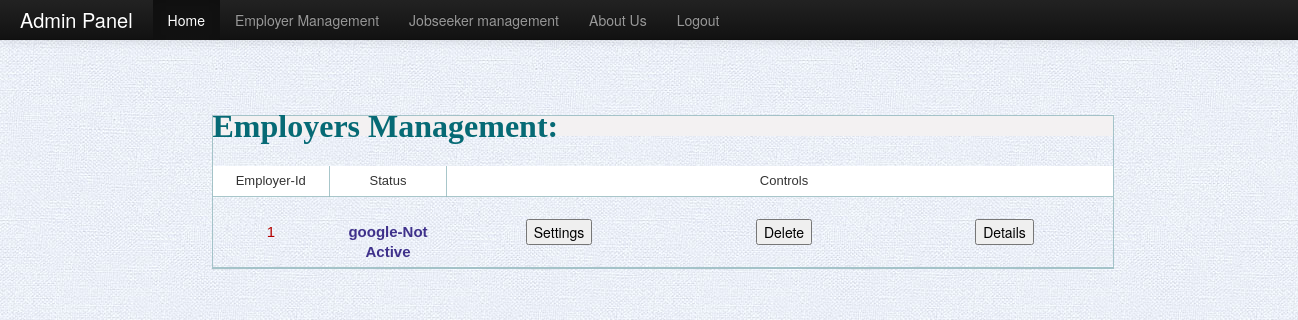
/admin/employer.php, run on the app's committed database.
### tables this page shows
CREATE TABLE `employers` (
  `er_id` int(6) NOT NULL,
  `er_company` varchar(128) NOT NULL,
  `er_companytype` varchar(128) NOT NULL,
  `er_sector` varchar(128) NOT NULL,
  `er_category` varchar(128) NOT NULL,
  `er_companyemail` varchar(64) NOT NULL,
  `er_password` varchar(64) NOT NULL,
  `er_address` varchar(255) NOT NULL,
  `er_city` varchar(128) NOT NULL,
  `er_state` varchar(64) NOT NULL,
  `er_country` varchar(128) NOT NULL,
  `er_website` varchar(128) NOT NULL,
  `er_TCCode` varchar(64) NOT NULL,
  `er_TACode` varchar(64) NOT NULL,
  `er_TNumber` varchar(64) NOT NULL,
  `er_title` varchar(64) NOT NULL,
  `er_fname` varchar(64) NOT NULL,
  `er_lname` varchar(64) NOT NULL,
  `er_designation` varchar(64) NOT NULL,
  `er_contactemail` varchar(64) NOT NULL,
  `er_MCCode` varchar(64) NOT NULL,
  `er_MNumber` varchar(64) NOT NULL,
  `er_active` int(1) NOT NULL
);

### admin/employer.php (the view, shortened to what this page needs)
<?php
$dbc = @mysqli_connect(DATABASE_HOST, DATABASE_USER, DATABASE_PASSWORD,DATABASE_NAME);
?>
<!DOCTYPE html PUBLIC "-//W3C//DTD XHTML 1.0 Transitional//EN" "http://www.w3.org/TR/xhtml1/DTD/xhtml1-transitional.dtd">
<html xmlns="http://www.w3.org/1999/xhtml">
<head>
<link rel="stylesheet" type="text/css" href="css/style.css" />
 <link href="css/bootstrap.css" rel="stylesheet">
 <link href="css/bootstrap-responsive.css" rel="stylesheet">
</head>
<body>
  <div class="navbar navbar-inverse navbar-fixed-top">
      <div class="navbar-inner">
        <div class="container-fluid">
          <a class="brand" href="#">Admin Panel</a>
          <div class="nav-collapse collapse">
            <ul class="nav">
              <li class="active"><a href="home.php">Home</a></li>
              <li><a href="employer.php">Employer Management</a></li>
              <li><a href="jobseeker.php">Jobseeker management</a></li>
              <li><a href="">About Us</a><li>
              <li><a href="logout.php">Logout</a></li>
            </ul>
          </div>
        </div>
      </div>
    </div>
    <p>&nbsp;</p>
<p>&nbsp;</p>
<p>&nbsp;</p>
<div id="reg_maindiv">
<div class="container">
<div class="advanced_search_div" align="center">
<div style="width:900px; height:auto; margin:10px 0 0 35px; font-family:Arial; font-size:13px; border:1px solid rgba(147, 184, 189,0.8);" align="center">
      <table width="100%" cellpadding="5" cellspacing="0" align="center">
      <div style=" font-family:'Palatino Linotype', 'Book Antiqua', Palatino, serif; font-size:32px; font-weight:bold; background-color:#F3F1F2; color:rgb(6, 106, 117)" align="left">Employers Management:</div>
       <p>&nbsp;</p>
        <tr style="background:#FFFFFF;">
          <td width="13%"  style="border-right:1px solid rgba(147, 184, 189,0.8); border-bottom:1px solid rgba(147, 184, 189,0.8);" align="center">Employer-Id</td>
          <td width="13%" style="border-bottom:1px solid rgba(147, 184, 189,0.8); border-right:1px solid rgba(147, 184, 189,0.8);" align="center">Status</td>
          <td width="25%" style="border-bottom:1px solid rgba(147, 184, 189,0.8);"></td>
          <td width="25%" style="border-bottom:1px solid rgba(147, 184, 189,0.8);" align="center">Controls</td>
          <td width="24%" style="border-bottom:1px solid rgba(147, 184, 189,0.8);"></td>
        </tr>
     <?php
		$query = "select er_company,er_id,er_active from employers";
		$result = mysqli_query($dbc,$query);
         if($result){
          if(mysqli_affected_rows($dbc)!=0){
          while($row = mysqli_fetch_array($result,MYSQLI_ASSOC)){
          $active=$row['er_active'];
		  if($active==1)
		     {$active='Active';}
		  else
		     {$active='Not Active';}
		echo'<tr>
          <td style="color:#B30000; border-right:none; border-bottom:1px solid rgba(147, 184, 189,0.8);; font-size:15px;" align="center">'.$row['er_id'].'</td>
          <td style="border-bottom:1px solid rgba(147, 184, 189,0.8); border-right:none;" align="center"><br />
		  <span style="color:#3F318B; font-size:15px;"><strong>'.$row['er_company'].'-'.$active.'</strong>
		  </span>
		  <br />
	<td style="border-bottom:1px solid rgba(147, 184, 189,0.8);" align="center">
		<a href="employer_settings.php?er_id='.$row['er_id'].'" style="text-decoration:none;"> <input type="button" value="Settings" name="emp_change" id="emp_change" > </a></td>
		  <td style="border-bottom:1px solid rgba(147, 184, 189,0.8);" align="center"> <a href="process_employer_delete.php?er_id='.$row['er_id'].'" style="text-decoration:none;"> <input type="button" value="Delete" name="emp_delete" id="emp_delete" /> </a></td>
		<td style="border-bottom:1px solid rgba(147, 184, 189,0.8);" align="center"> <a href="employer_details.php?er_id='.$row['er_id'].'" style="text-decoration:none;"> <input type="button" value="Details" name="emp_details" id="emp_details" /> </a> </td>
    </tr>';
		  }
		  }
		 }
		?>
      </table>
    </div>
</div>
</div>
</div>
</body>
</html>

### admin/css/style.css (style rules this page uses)
body { margin:0; padding:0;background: #fff url(../images/bg.jpg) repeat top left; }
#reg_maindiv { width:1280px; min-height:400px; height:auto; margin:25px auto 0 auto; padding:0 8px 25px 0; overflow:hidden; }

### admin/employer.php (style rules this page uses)
.container { width: 100%; height: 100%; position: relative; text-align: center; }

### data on the page
employers: er_id "1", er_company "google", er_active "Not Active"
